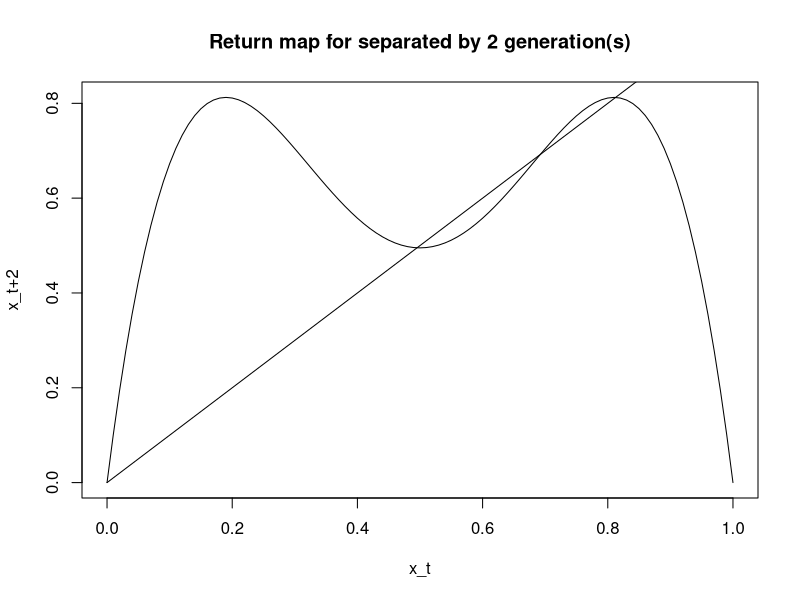

Reproduce this figure in R.
# function
fn <- function(r, x)
{
  return (r * x * (1 - x))
}

# alterable parameters
r = 3.25
skip_gens = 2
x_start = 0
x_end = 1
x_step = 0.01

x_inits = seq(from = x_start, to = x_end, by = x_step)
num_points = abs((x_end - x_start)/x_step) + 1
x_final = numeric(num_points)
  
for(i in 1:num_points) {
  x = x_inits[i]
  gen = 0
  while(gen < skip_gens) {
    x = fn(r, x)
    gen = gen + 1
  }
  x_final[i] = x
}

title_string = paste("Return map for separated by ", toString(skip_gens), " generation(s)", sep = "")
y_label = paste("x_t+", toString(skip_gens), sep = "")

plot(x_inits, x_final, main = title_string, xlab = "x_t", ylab = y_label, type="l")
lines(c(0, 5), c(0, 5), type = "l")



